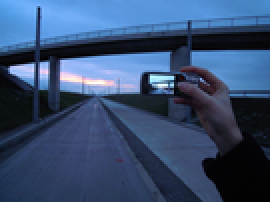
#> input picture Assignment 3/images/1.png, 135 x 101 px, shrunk from 1200 x 900 before the run (shown 2 times larger)
$ jupyter execute a3.ipynb
#> lines starting #> are read from the running program, lines starting #| are printed output that depends on the picture
# Assignment 3

## Group members
- Axel Gustafsson - gusgusaxa@student.gu.se
- Erdem Halil - gushaliler@student.gu.se

#### 1. Implement the K-means algorithm

[cell 1]
import os
import numpy as np
import matplotlib.pyplot as plt
from PIL import Image

[cell 2]
def kmeans(x, K, n_init):
    # Randomly initialize centroids
    centroids = x[np.random.choice(x.shape[0], K, replace=False)]

    for _ in range(n_init):
        # Assign labels to each data point based on distance to centroids
        distances = np.sqrt(((x - centroids[:, np.newaxis])**2).sum(axis=2))
        labels = np.argmin(distances, axis=0)

        # Update centroids
        new_centroids = np.array([x[labels == k].mean(axis=0) for k in range(K)])

        # Check for convergence
        if np.all(new_centroids == centroids):
            break

        centroids = new_centroids

    return centroids, labels

**If you run this algorithm multiple times, do you get the same result every time? If so, why; if not, how do you determine which result is the best one? How do you choose what K value to use?**

We will not get the same result when we run the algorithm multiple times since the initialization of clusters is random. This may affect the result, but we found that for our dataset the result is very similar from one run to the next.

By plotting the SSE for different values of K and we can see where the plot flattens out and we pick the k where that happens. Lower SSE suggest tighter clusters, as SSE measures the sum of squared distances between each data point and its assigned centroid within a cluster. We want to minimize the SSE, but instead of picking the absoulutely lowest value, we pick a K where the decrease of SSE slows down, as the improvement after that becomes marginal. In our case the decrease of SSE slows down after K = 3 (see below), so that is our optimal value for K. This is something that we expected since we know that the iris dataset features 3 labels and this likely means that each label will be correctly grouped in a cluster.

By observing the silhouette score for different k we can find which k corresponds to the highest silhouette score, as the higher the score, the better clustering. In our case, the highest value for the silhouette score is at K = 3.

**Implement both SSE and the Silhouette score; use them to address these questions.**

[cell 3]
def sse(x, centroids, labels):
    sse = 0
    for k in range(len(centroids)):
        sse += np.sum((x[labels == k] - centroids[k])**2)
    return sse

[cell 4]
# Calculate silhouette score
def silhouette_score(x, labels):
    n = len(x)
    silhouette_vals = []

    for i in range(n):
        # Calculate average distance of point i to other points in the same cluster
        cluster_idx = labels[i]
        cluster_points = x[labels == cluster_idx]
        a_i = np.mean(np.linalg.norm(x[i] - cluster_points, axis=1))

        # Calculate average distance of point i to points in neighboring clusters
        b_i = np.min([np.mean(np.linalg.norm(x[i] - x[labels == j], axis=1))
                      for j in range(len(np.unique(labels))) if j != cluster_idx])

        # Calculate silhouette score for point i
        silhouette_i = (b_i - a_i) / max(a_i, b_i)
        silhouette_vals.append(silhouette_i)

    # Calculate overall silhouette score
    silhouette_score = np.mean(silhouette_vals)
    return silhouette_score

[cell 5]
def elbow_method(x, K_max, n_init):
#> called with x = array of shape (150, 4), K_max = 20, n_init = 1000
    sse_vals = []
    # Calculate SSE for each K
    for K in range(1, K_max+1):
        # Run k-means algorithm for K
        centroids, labels = kmeans(x, K, n_init)
        # Calculate SSE for K and append to list
        sse_vals.append(sse(x, centroids, labels))
    return sse_vals

[cell 6]
from sklearn.datasets import load_iris
iris = load_iris()
X = iris.data

# Run k-means clustering for iris dataset with K=3
centroids, labels = kmeans(X, 3, 1000)

# Calculate sum of squared errors
print("SSE:", sse(X, centroids, labels))

# Calculate silhouette score
print("Silhouette score:", silhouette_score(X, labels))

[cell 7]
# Run elbow method
max_K = 20
sse_vals = elbow_method(X, max_K, 1000)

# Plot elbow method
plt.plot(range(1, max_K+1), sse_vals, marker='o')
plt.xlabel("Number of clusters")
plt.xticks(range(1, max_K+1))
plt.ylabel("Sum of squared errors")
plt.show()
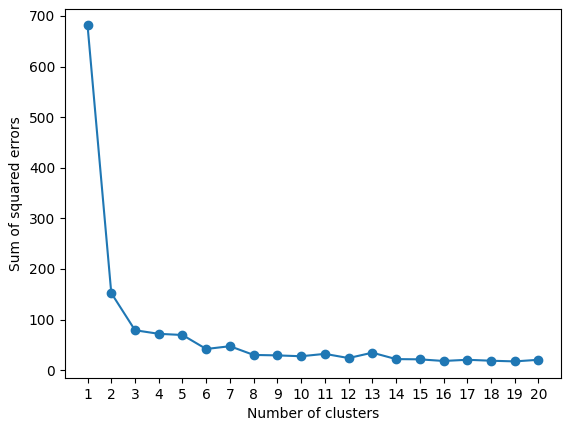
#> figure drawn by matplotlib, 1 panel; curve peaks at x = 1, y = 681.4

**Discuss the similarities and differences between 1) K-means, 2) Gaussian Mixture Models (GMM) and 3) the Gaussian naive Bayes classifier in terms of their assumptions and parameter estimation methods.**

An assumption of K-means is that the clusters are spherical and that means that it might not be able to cluster data correctly, if the data is best clustered with clusters of non-spherical shapes. GMM does a better job with clusters with different shapes as they can be elliptical. Another assumption of K-means is that it uses hard assignment. This means that each data point is assigned to exactly one cluster, the one with the closes centroid. This is different from GMM which uses soft clustering, meaning that each data point has a probability of belonging to multiple clusters. This also allows for more complex analysis like overlapping clusters.

An assumption of GMM is that the data comes from a mixture of multiple Gaussian distributions, where each represent a different cluster. This makes it possible to correctly classify different clusters. But if the data does not come from Gaussian distributions, then the clustering might not be correct.

The parameters of GMM are estimated by maximizing the likelihood and this is done by applying the EM-algorithm. K-means uses the same steps as in the EM-algorithm, as it iteratively alternates between assigning data points to clusters and updating the cluster centroids. A difference is that when assigning data points to clusters K-means gives 0 probability to all clusters except one which gets a probability of 1. This is because of the assumption of hard assignment. GMM gives a non-zero probability to every cluster.

Both GMM and Gaussian Naive Bayes assume Gaussian distributions, but where GMM assumes this for the entire dataset GNB assumes this for features within a class. GNB assumes feature independence within each class, which may be an oversimplification depending on the dataset. GMM and K-means do not assume independence and they can model clusters that have features which are not independent.

#### 2. Apply the K-means algorithm to compress images

[cell 8]
def load_image(image_path):
    # Open the image using PIL
    img = Image.open(image_path)

    # Convert the image to a numpy array
    img_array = np.array(img)

    # Get image dimensions
    height, width, channels = img_array.shape

    # Reshape the image array to 2D to make it compatible with K-means input
    # Return height and width to reshape the image back to original dimensions later on
    return img_array.reshape((height * width, channels)), height, width

[cell 9]
def reconstruct_image(labels, centroids, height, width):
    # Reshape the labels to match the original image shape
    labels_reshaped = labels.reshape((height, width))

    # Create an empty array for the reconstructed image
    reconstructed_image = np.zeros((height, width, len(centroids[0])), dtype=np.uint8)

    # Fill in the pixel values with the centroid values based on the labels
    for i in range(height):
        for j in range(width):
            reconstructed_image[i, j] = centroids[labels_reshaped[i, j]]

    # Convert the array to an image
    reconstructed_image = Image.fromarray(reconstructed_image)

    return reconstructed_image

[cell 10]
def compress_image(image, K, n_init=10):
    # Load the image
    img, h, w = load_image(image)

    # Run k-means on the image
    centroids, labels = kmeans(img, K, n_init)

    # Get the compressed image
    compressed_img = reconstruct_image(labels, centroids, h, w)
    return compressed_img

[cell 11]
def plot_image(original, compressed, K):
    # Plot the compressed and original image side-by-side
    fig, ax = plt.subplots(1, 2, figsize=(12, 6))
    ax[0].imshow(original)
    ax[0].set_title('Original Image')
    ax[0].axis('off')

    ax[1].imshow(compressed)
    ax[1].set_title(f'Compressed Image, K={K}')
    ax[1].axis('off')

    plt.tight_layout()
    plt.show()

[cell 12]
def get_size_ratio(original, compressed):
    # Get the file size of the original and compressed image
    original_size = os.path.getsize(original)
    compressed_size = os.path.getsize(compressed)

    # Calculate the ratio of the file sizes and return it
    return compressed_size / original_size

[cell 13]
K = 16 # Number of clusters
img, cmp = 'images/1.png', 'compressed/1.png'

compressed_img = compress_image(img, K)
#> in load_image, img is the input picture: PIL image 135x101 RGB; mean R, G, B 55.6, 78, 112.6
#> in compress_image, `img, h, w = load_image(image)`: h = 101; w = 135
#> in kmeans (call 22), `centroids = x[np.random.choice(x.shape[0], K, replace=False)]`: centroids = 16 rows, first 8: [13, 16, 26], [9, 11, 12], [82, 135, 193], [60, 75, 108], [10, 11, 13], [50, 42, 55], [40, 61, 90], [11, 14, 19]
#> in compress_image, `centroids, labels = kmeans(img, K, n_init)`: centroids = 16 rows, first 8: [nan, nan, nan], [55.64, 78.04, 112.6], [nan, nan, nan], [nan, nan, nan], [nan, nan, nan], [nan, nan, nan], [nan, nan, nan], [nan, nan, nan]; labels = 13635 values from 1 to 1
#> in reconstruct_image, `labels_reshaped = labels.reshape((height, width))`: labels_reshaped: shape (101, 135) int64; every value is 1
#> in reconstruct_image, `reconstructed_image = np.zeros((height, width, len(centroids[0])), dty..`: reconstructed_image: shape (101, 135, 3); every value is 0
#> after the loop in reconstruct_image, `for i in range(height):`:
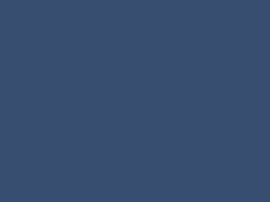
#> reconstructed_image: shape (101, 135, 3) (shown 2 times larger); mean of channels 0, 1, 2 55, 78, 112; drawn as R, G, B
plot_image(Image.open(img), compressed_img, K)
#> in plot_image, `plt.show()`:
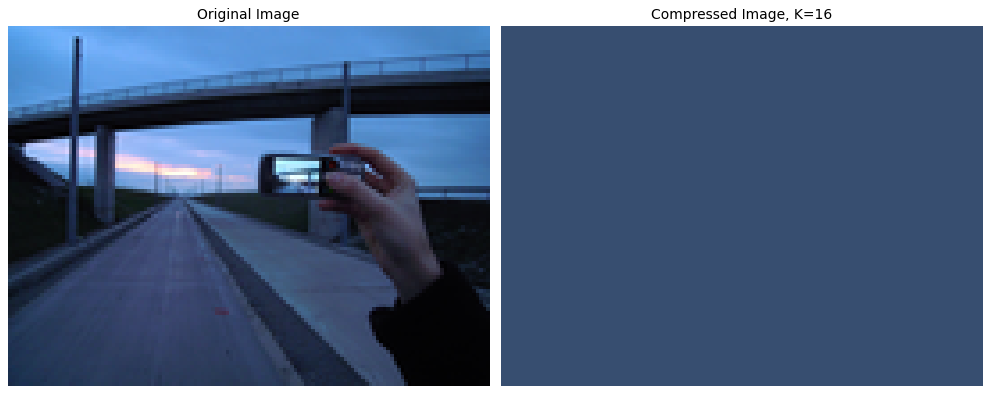
#> figure drawn by matplotlib, 2 panels
compressed_img.save(cmp)
print(f"Compression ratio: {get_size_ratio(img, cmp):.3f}")

[cell 14]
img, cmp = 'images/2.png', 'compressed/2.png'

compressed_img = compress_image(img, K)
#> call 2 of load_image, with image_path = 'images/2.png'
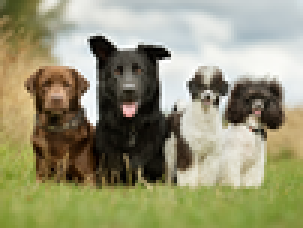
#> input picture Assignment 3/images/2.png, 101 x 76 px, shrunk from 900 x 675 before the run (shown 3 times larger)
#> in load_image, img is the input picture: PIL image 101x76 RGB; mean R, G, B 150.2, 148.4, 117.3
#> in kmeans (call 23), `centroids = x[np.random.choice(x.shape[0], K, replace=False)]`: centroids = 16 rows, first 8: [193, 201, 203], [155, 169, 90], [52, 46, 29], [169, 174, 116], [215, 213, 195], [184, 194, 196], [7, 6, 4], [219, 223, 221]
#> in compress_image (call 2), `centroids, labels = kmeans(img, K, n_init)`: centroids = 16 rows, first 8: [191.6, 190.6, 174.1], [154.1, 165.1, 83.34], [93.75, 85.35, 70.97], [172.8, 146.1, 93.15], [184.1, 167.9, 107.5], [169.9, 165.5, 144.6], [29.51, 23.66, 14.81], [203.4, 208.9, 205.3]; labels = 7676 values, max 15 at index 214, min 0 at index 14, mean 7.33
#> call 2 of reconstruct_image, with labels = array of shape (7676,), centroids = array of shape (16, 3), height = 76, width = 101
#> in reconstruct_image (call 2), `labels_reshaped = labels.reshape((height, width))`:
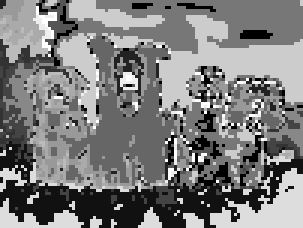
#> labels_reshaped: shape (76, 101) int64 (shown 3 times larger); min 0, max 15, mean 7.33; drawn with min black and max white
#> in reconstruct_image (call 2), `reconstructed_image = np.zeros((height, width, len(centroids[0])), dty..`: reconstructed_image: shape (76, 101, 3); every value is 0
#> after the loop in reconstruct_image (call 2), `for i in range(height):`:
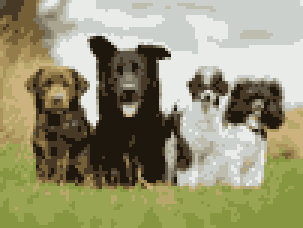
#> reconstructed_image: shape (76, 101, 3) (shown 3 times larger); mean of channels 0, 1, 2 149.8, 147.8, 116.9; drawn as R, G, B
plot_image(Image.open(img), compressed_img, K)
compressed_img.save(cmp)
print(f"Compression ratio: {get_size_ratio(img, cmp):.3f}")

[cell 15]
img, cmp = 'images/3.png', 'compressed/3.png'

compressed_img = compress_image(img, K)
#> call 3 of load_image, with image_path = 'images/3.png'
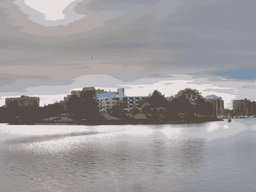
#> input picture Assignment 3/compressed/3.png, 256 x 192 px, shrunk from 2272 x 1704 before the run, found by its file name
#> in load_image, img is the input picture: PIL image 256x192 RGB; mean R, G, B 156.6, 154.4, 156.2
#> in kmeans (call 24), `centroids = x[np.random.choice(x.shape[0], K, replace=False)]`: centroids = 16 rows, first 8: [144, 148, 160], [211, 208, 211], [148, 144, 143], [147, 148, 155], [144, 148, 160], [178, 170, 168], [90, 84, 78], [157, 155, 155]
#> in compress_image (call 3), `centroids, labels = kmeans(img, K, n_init)`: centroids = 16 rows, first 8: [nan, nan, nan], [156.6, 154.4, 156.2], [nan, nan, nan], [nan, nan, nan], [nan, nan, nan], [nan, nan, nan], [nan, nan, nan], [nan, nan, nan]
#> in reconstruct_image (call 3), `labels_reshaped = labels.reshape((height, width))`: labels_reshaped: shape (192, 256) int64; every value is 1
#> in reconstruct_image (call 3), `reconstructed_image = np.zeros((height, width, len(centroids[0])), dty..`: reconstructed_image: shape (192, 256, 3); every value is 0
plot_image(Image.open(img), compressed_img, K)
compressed_img.save(cmp)
print(f"Compression ratio: {get_size_ratio(img, cmp):.3f}")

The lower K is, the more compressed the image becomes. We can observe that the value of K determine how many colours are used in the compressed image. In the extreme case where K = 1, the compressed image is simply one solid colour. We chose K = 16 and here the compressed image has 16 different colours and it closely resembles the original image.

The compression ratio for K = 16 is about 0.180 for an image of size 4 194 587 bytes. When we save the compressed image its size is 751 370 bytes, and the compression ratio is thus 751370 / 4194587 = 0.178. This matches our estimation and it is not surprising.

#### 3. Use AIC and BIC to choose K for Gaussian Mixture Models

[cell 16]
from sklearn.mixture import GaussianMixture
from sklearn.datasets import load_breast_cancer

data = load_breast_cancer().data

[cell 17]
def aic_gmm(x, gmm):
    n, d = x.shape  # Number of data points and dimensions
    k = gmm.n_components # Number of clusters

    # Calculate AIC for the GMM
    ###### Complexity of the model:
    #           - Priors: k - 1
    #           - Means: k * d
    #           - Covariance matrices: k * d * (d + 1) / 2
    ###### Log likelihood of the data (error):
    #           - -1 * gmm.score(x) * n
    # Lastly, multiply by 2 to get the AIC

    priors = k - 1
    means = k * d
    covariances = k * d * (d + 1) / 2
    error = -1 * gmm.score(x) * n

    return 2 * (priors + means + covariances + error)

[cell 18]
def bic_gmm(x, gmm):
    n, d = x.shape  # Number of data points and dimensions
    k = gmm.n_components # Number of clusters

    # Calculate BIC for the GMM
    ###### Complexity of the model:
    #           - Priors: k - 1
    #           - Means: k * d
    #           - Covariance matrices: k * d * (d + 1) / 2
    #           - Complexity penalty: 1/2 * log(n)
    ###### Log likelihood of the data (error):
    #           - -1 * gmm.score(x) * n
    # Lastly, multiply by 2 to get the BIC

    priors = k - 1
    means = k * d
    covariances = k * d * (d + 1) / 2
    complexity_penalty = 1/2 * np.log(n)
    error = -1 * gmm.score(x) * n

    return 2 * ((priors + means + covariances) * complexity_penalty + error)

[cell 19]
import warnings
warnings.filterwarnings('ignore') # Ignore warnings for KMeans in GMM

def choose_best_k(data, K_max=15):
    best_aic, best_bic = float('inf'), float('inf')
    best_k_aic, best_k_bic = 0, 0
    aic_l, bic_l = [], []

    for k in range(1, K_max + 1):  # Trying different values of K from 1 to K_max
        # Fit a Gaussian mixture with EM
        gmm = GaussianMixture(n_components=k, random_state=0).fit(data)

        # Calculate AIC and BIC
        aic = aic_gmm(data, gmm)
        aic_l.append(aic)

        bic = bic_gmm(data, gmm)
        bic_l.append(bic)

        # Save the best (lowest) AIC and BIC
        if aic < best_aic:
            best_aic = aic
            best_k_aic = k

        if bic < best_bic:
            best_bic = bic
            best_k_bic = k

    return best_k_aic, best_k_bic, aic_l, bic_l

[cell 20]
K_max = 15
best_k_aic, best_k_bic, aic_l, bic_l = choose_best_k(data, K_max)
print(f"Best K based on AIC: {best_k_aic}")
print(f"Best K based on BIC: {best_k_bic}")

# Plot AIC and BIC
plt.plot(range(1, K_max + 1), aic_l, marker='o', label='AIC')
plt.plot(range(1, K_max + 1), bic_l, marker='o', label='BIC')
plt.xlabel('Number of clusters')
plt.ylabel('AIC/BIC')
plt.legend()
plt.show()
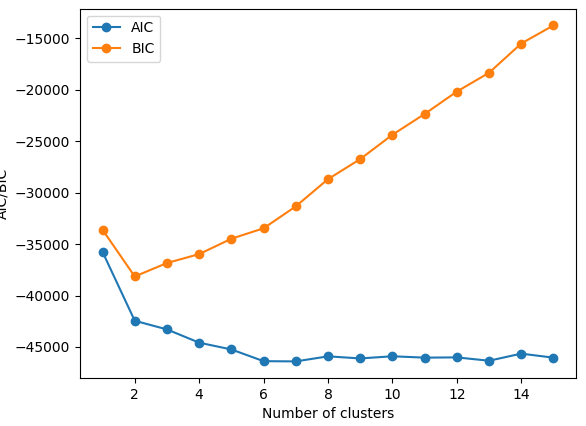
#> figure drawn by matplotlib, 1 panel; curve peaks at x = 1, y = -35756.7; curve peaks at x = 15, y = -13729.6
